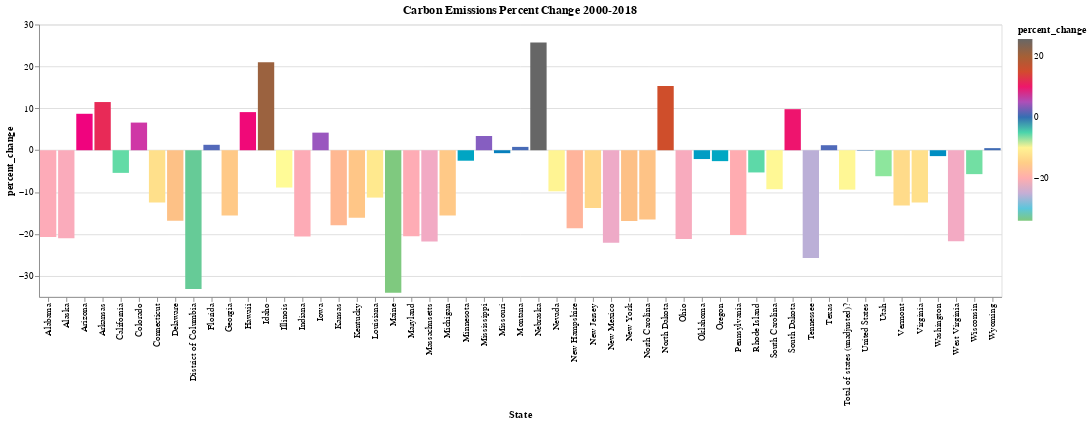

Notebook code for this chart:
### Code cell
alt.Chart(carbon_df).mark_bar().encode(
    alt.X('State'),
    alt.Y('percent_change'),
    color=alt.Color('percent_change', scale=alt.Scale(scheme='accent'), sort=alt.Sort()),
).properties(
    title='Carbon Emissions Percent Change 2000-2018'
)
